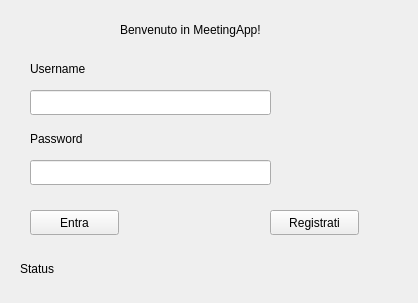
<?xml version="1.0" encoding="UTF-8"?>
<ui version="4.0">
 <class>MainWindow</class>
 <widget class="QMainWindow" name="MainWindow">
  <property name="geometry">
   <rect>
    <x>0</x>
    <y>0</y>
    <width>418</width>
    <height>303</height>
   </rect>
  </property>
  <property name="windowTitle">
   <string>MainWindow</string>
  </property>
  <widget class="QWidget" name="centralwidget">
   <widget class="QLabel" name="username">
    <property name="geometry">
     <rect>
      <x>30</x>
      <y>60</y>
      <width>81</width>
      <height>17</height>
     </rect>
    </property>
    <property name="text">
     <string>Username</string>
    </property>
   </widget>
   <widget class="QLabel" name="password">
    <property name="geometry">
     <rect>
      <x>30</x>
      <y>130</y>
      <width>71</width>
      <height>17</height>
     </rect>
    </property>
    <property name="text">
     <string>Password</string>
    </property>
   </widget>
   <widget class="QPushButton" name="pushButton_login">
    <property name="geometry">
     <rect>
      <x>30</x>
      <y>210</y>
      <width>89</width>
      <height>25</height>
     </rect>
    </property>
    <property name="text">
     <string>Entra</string>
    </property>
   </widget>
   <widget class="QPushButton" name="pushButton_register">
    <property name="geometry">
     <rect>
      <x>270</x>
      <y>210</y>
      <width>89</width>
      <height>25</height>
     </rect>
    </property>
    <property name="text">
     <string>Registrati</string>
    </property>
   </widget>
   <widget class="QLabel" name="title">
    <property name="geometry">
     <rect>
      <x>120</x>
      <y>20</y>
      <width>181</width>
      <height>20</height>
     </rect>
    </property>
    <property name="text">
     <string>Benvenuto in MeetingApp!</string>
    </property>
   </widget>
   <widget class="QLineEdit" name="lineEdit_username">
    <property name="geometry">
     <rect>
      <x>30</x>
      <y>90</y>
      <width>241</width>
      <height>25</height>
     </rect>
    </property>
   </widget>
   <widget class="QLineEdit" name="lineEdit_password">
    <property name="geometry">
     <rect>
      <x>30</x>
      <y>160</y>
      <width>241</width>
      <height>25</height>
     </rect>
    </property>
   </widget>
   <widget class="QLabel" name="label">
    <property name="geometry">
     <rect>
      <x>20</x>
      <y>260</y>
      <width>251</width>
      <height>17</height>
     </rect>
    </property>
    <property name="text">
     <string>Status</string>
    </property>
   </widget>
  </widget>
 </widget>
 <resources/>
 <connections/>
</ui>
